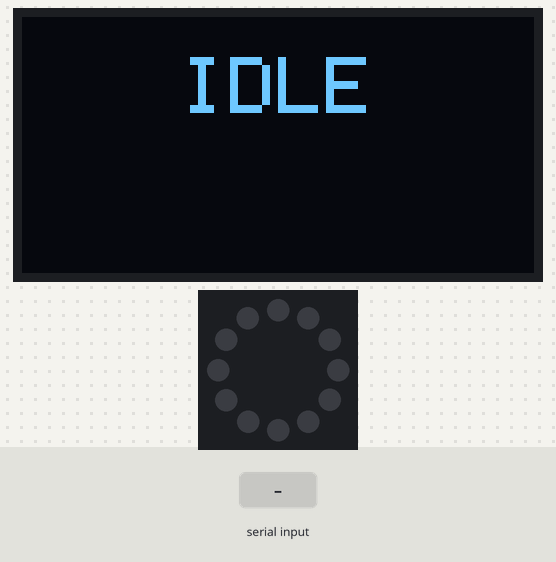
The sketch below on a simulated ESP32. On the bench: 128×64 one-colour display, 12 RGB LEDs in a ring, first at the top, clockwise. The test bench sets the inputs (shaded band). Dim RGB values are drawn brighter than linear; what the sketch prints to the serial monitor is not drawn.

Above: at 1.2 s.
1.3 s: "G\n" received over Serial
At 2.1 s:
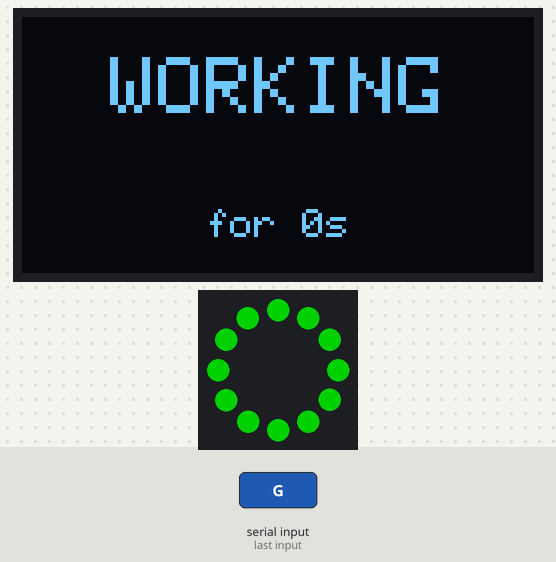
4.3 s: "Y\n" received over Serial
At 4.47 s:
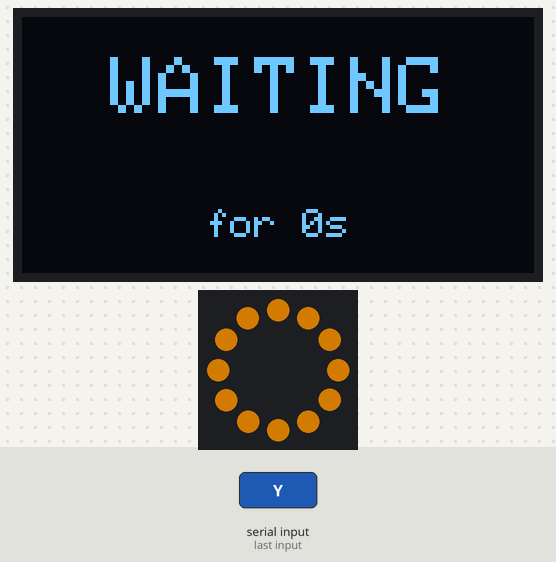
6.7 s: "R\n" received over Serial
At 7.5 s:
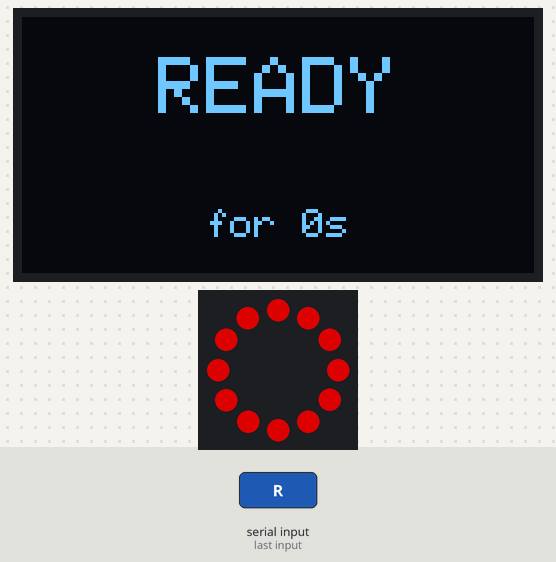
Timing chart, 0 to 9.7 s (numbered marks = the images above; inputs shaded):
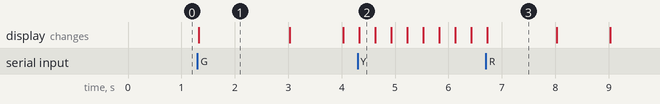

Measured:
- after the input at 1.3 s, the display: changes at once (image 1)
- after the input at 4.3 s, the display: changes at once (image 2)
- after the input at 6.7 s, the display: changes at once (image 3)
- what the display in image 1 shows lasts 1.7 s, from 1.3 s to 3.0 s
- what the display in image 3 shows lasts 1.3 s, from 6.7 s to 8.0 s

The sketch:

sketch.ino
```cpp
/*
  AI Traffic Light - a desk status lamp for Claude Code.
  Runs unchanged on an Arduino Nano and on an ESP32 DevKit V1.

  Serial protocol, 9600 baud, one line per message:
    G <project>   WORKING   steady green
    Y <project>   WAITING   breathing yellow (Claude Code needs you)
    R <project>   READY     steady red (finished, your turn)
    O             IDLE      ring off
  Example: "Y athlete paper". Lowercase letters are accepted too.
  The board answers "OK <letter> <project>" or "ERR <line>" for debugging.

  Libraries (Arduino IDE Library Manager):
    Adafruit NeoPixel, Adafruit GFX Library, Adafruit SSD1306
*/

#include <Wire.h>
#include <Adafruit_GFX.h>
#include <Adafruit_SSD1306.h>
#include <Adafruit_NeoPixel.h>

// ---------- Settings ----------
#if defined(ESP32)
const uint8_t  RING_PIN  = 13;   // GPIO 13
const uint16_t RING_LEDS = 12;   // change to match your ring
const int      I2C_SDA   = 21;
const int      I2C_SCL   = 22;
#else
const uint8_t  RING_PIN  = 6;    // D6
const uint16_t RING_LEDS = 16;   // change to match your ring
#endif

const long    BAUD            = 9600;  // keep at 9600: faster can drop characters on the Nano
const uint8_t RING_BRIGHTNESS = 150;   // 0..255, 150 is safe on USB power
const uint8_t OLED_ADDR       = 0x3C;
const uint8_t MAX_NAME        = 21;    // characters that fit on one OLED line at text size 1

// ---------- Devices ----------
Adafruit_NeoPixel ring(RING_LEDS, RING_PIN, NEO_GRB + NEO_KHZ800);
Adafruit_SSD1306  oled(128, 64, &Wire, -1);
bool oledOk = false;

// ---------- State ----------
char state = 'O';
char project[MAX_NAME + 1] = "";
unsigned long stateSince = 0;

char    lineBuf[48];
uint8_t lineLen = 0;

uint32_t lastRingColor = 0xFFFFFFFF;   // forces the first ring update
unsigned long lastRingMs = 0;
unsigned long lastScreenMs = 0;

const char* stateLabel(char s) {
  switch (s) {
    case 'G': return "WORKING";
    case 'Y': return "WAITING";
    case 'R': return "READY";
    default:  return "IDLE";
  }
}

void baseColor(char s, uint8_t &r, uint8_t &g, uint8_t &b) {
  switch (s) {
    case 'G': r = 0;   g = 200; b = 0; break;
    case 'Y': r = 255; g = 150; b = 0; break;
    case 'R': r = 255; g = 0;   b = 0; break;
    default:  r = 0;   g = 0;   b = 0; break;
  }
}

// Formats a duration as "45s", "12m" or "2h 5m".
void formatDuration(unsigned long secs, char *out, size_t len) {
  if (secs < 60)        snprintf(out, len, "for %lus", secs);
  else if (secs < 3600) snprintf(out, len, "for %lum", secs / 60);
  else                  snprintf(out, len, "for %luh %lum", secs / 3600, (secs % 3600) / 60);
}

// Prints one line centred horizontally. The built-in font is 6 pixels wide per character
// at size 1, so the text sits in the middle of the round opening of the LED ring.
void printCentered(const char *text, int16_t y, uint8_t size) {
  int16_t w = (int16_t)strlen(text) * 6 * size;
  int16_t x = (128 - w) / 2;
  oled.setTextSize(size);
  oled.setCursor(x < 0 ? 0 : x, y);
  oled.print(text);
}

void drawScreen() {
  if (!oledOk) return;
  oled.clearDisplay();
  oled.setTextColor(SSD1306_WHITE);

  printCentered(stateLabel(state), 10, 2);
  printCentered(project, 34, 1);

  if (state != 'O') {
    char buf[20];
    formatDuration((millis() - stateSince) / 1000UL, buf, sizeof(buf));
    printCentered(buf, 48, 1);
  }
  oled.display();
}

void drawRing() {
  uint8_t r, g, b;
  baseColor(state, r, g, b);

  uint32_t level = 255;
  if (state == 'Y') {                       // breathing, about 3 s per cycle
    uint32_t t   = (millis() / 6UL) % 512UL;
    uint32_t tri = t < 256 ? t : 511 - t;
    level = 30 + (tri * 225UL) / 255UL;
  }

  uint32_t color = ring.Color((uint32_t)r * level / 255,
                              (uint32_t)g * level / 255,
                              (uint32_t)b * level / 255);
  if (color == lastRingColor) return;       // only push data to the ring when it changes
  lastRingColor = color;
  ring.fill(color);
  ring.show();
}

void applyLine(char *line) {
  while (*line == ' ' || *line == '\t') line++;
  if (*line == '\0') return;

  char s = toupper(*line);
  if (s != 'G' && s != 'Y' && s != 'R' && s != 'O') {
    Serial.print("ERR "); Serial.println(line);
    return;
  }

  char *name = line + 1;
  while (*name == ' ' || *name == '\t') name++;

  char newName[MAX_NAME + 1];
  strncpy(newName, name, MAX_NAME);
  newName[MAX_NAME] = '\0';
  for (int i = strlen(newName) - 1; i >= 0 && newName[i] == ' '; i--) newName[i] = '\0';

  if (s != state || strcmp(newName, project) != 0) stateSince = millis();
  state = s;
  strcpy(project, newName);

  Serial.print("OK "); Serial.print(state); Serial.print(' '); Serial.println(project);
  drawRing();
  drawScreen();
}

void readSerial() {
  while (Serial.available() > 0) {
    char c = (char)Serial.read();
    if (c == '\n' || c == '\r') {
      if (lineLen > 0) {
        lineBuf[lineLen] = '\0';
        applyLine(lineBuf);
        lineLen = 0;
      }
    } else if (lineLen < sizeof(lineBuf) - 1) {
      lineBuf[lineLen++] = c;
    }
  }
}

void setup() {
  Serial.begin(BAUD);

#if defined(ESP32)
  Wire.begin(I2C_SDA, I2C_SCL);
#endif
  oledOk = oled.begin(SSD1306_SWITCHCAPVCC, OLED_ADDR);
  if (!oledOk) Serial.println("WARN OLED not found, ring only");

  ring.begin();
  ring.setBrightness(RING_BRIGHTNESS);
  ring.clear();
  ring.show();

  stateSince = millis();
  drawRing();
  drawScreen();
  Serial.println("READY FOR COMMANDS: G|Y|R|O <project>");
}

void loop() {
  readSerial();

  unsigned long now = millis();
  if (now - lastRingMs >= 20) {      // 50 updates per second for the breathing effect
    lastRingMs = now;
    drawRing();
  }
  if (now - lastScreenMs >= 1000) {  // refresh the "for 3m" timer once per second
    lastScreenMs = now;
    drawScreen();
  }
}
```
